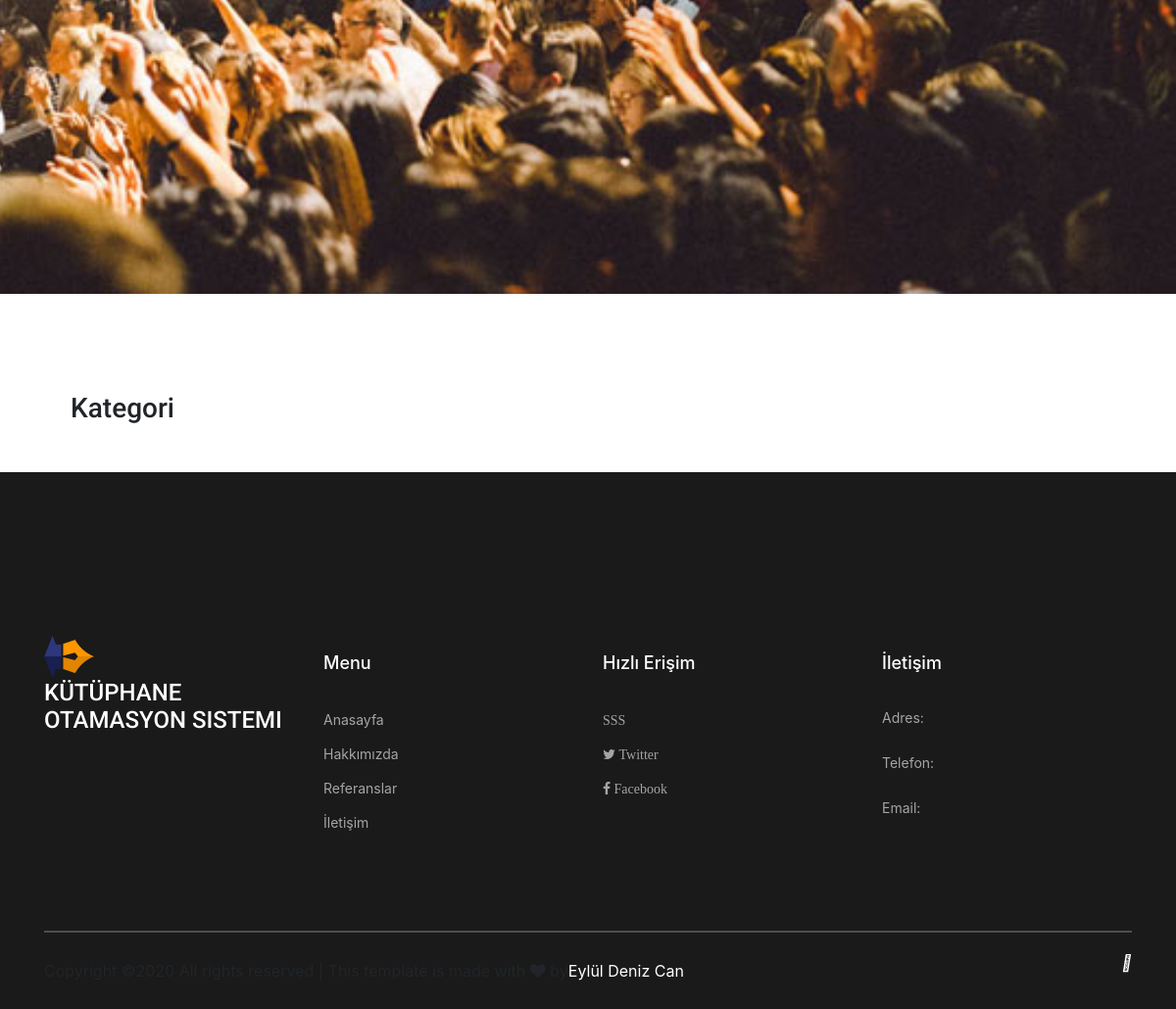
/sss/ (signed in, lower part), run on an earlier commit of the app's database.
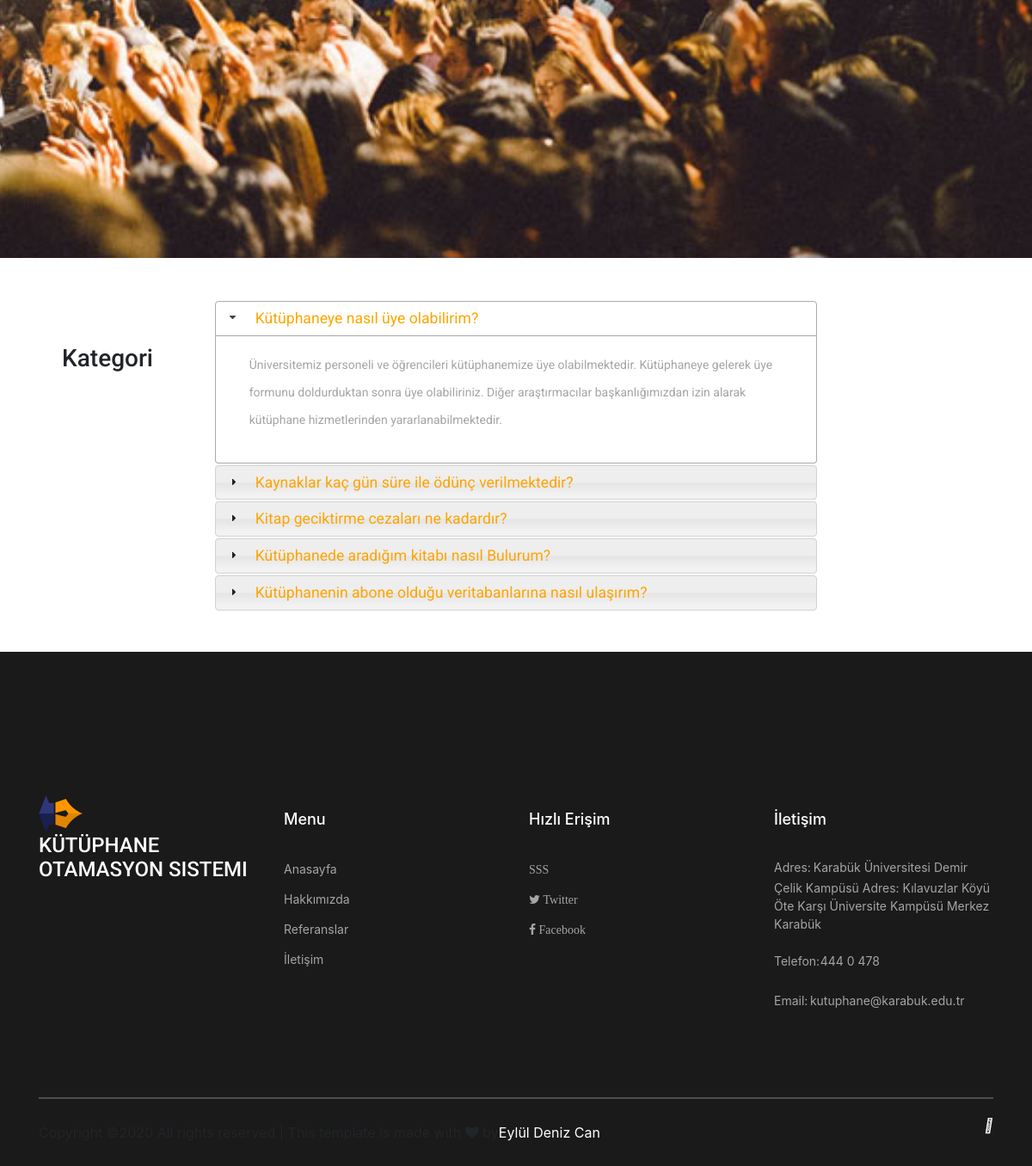
And on a later commit of the database.
### home/models.py (models this page shows, shortened)
class Setting(models.Model):
    STATUS = (
        ('True', 'Evet'), ('False', 'Hayır'),
    )
    title = models.CharField(max_length=100)
    keywords = models.CharField(max_length=255)
    description = models.CharField(max_length=255)
    company = models.CharField(max_length=50)
    adress = models.CharField(blank=True, max_length=255)
    phone = models.CharField(blank=True, max_length=255)
    fax = models.CharField(blank=True, max_length=255)
    email = models.CharField(blank=True, max_length=255)
    stmpserver = models.CharField(max_length=25)
    stmpemail = models.CharField(max_length=25)
    stmppassword = models.CharField(max_length=25)
    stmpport = models.CharField(blank=True, max_length=10)
    icon = models.ImageField(blank=True, upload_to='images/')
    facebook = models.CharField(blank=True, max_length=50)
    twitter = models.CharField(blank=True, max_length=50)
    instagram = models.CharField(blank=True, max_length=50)
    aboutus = RichTextUploadingField(blank=True, )
    contact = RichTextUploadingField(blank=True, )
    references = RichTextUploadingField(blank=True, )
    status = models.CharField(max_length=10, choices=STATUS)
    created_at = models.DateTimeField(auto_now_add=True)
    updated_at = models.DateTimeField(auto_now=True)

class Faq(models.Model):
    STATUS = (
        ('True', 'Evet'), ('False', 'Hayır'),
    )
    question = models.CharField(max_length=100)
    answer = models.TextField(max_length=255)
    status = models.CharField(max_length=10, choices=STATUS)
    created_at = models.DateTimeField(auto_now_add=True)
    updated_at = models.DateTimeField(auto_now=True)

### home/views.py (the view)
# urls.py: path('sss/', views.faq, name='faq'),
def faq(request):
    category = Category.objects.all()
    menu = Menu.objects.all()
    faq=Faq.objects.all()
    setting = Setting.objects.get(pk=1)
    profil = UserProfil.objects.get(user_id=request.user.id)
    context = {'category': category, 'menu':menu, 'faq':faq,'setting':setting ,'profil':profil,}
    return render(request, 'faq.html', context)

### home/templates/faq.html (shortened to what this page needs)
{% extends "homebase.html" %}
{% block body %}
{% load static %}
<div class="hero_slider_container">
	<div class="hero_slider owl-carousel">
		<div class="hero_slide">
			<div class="hero_slide_background" style="background-image:url({% static 'images/event_1.jpg' %})"></div>
			<div class="hero_slide_container d-flex flex-column align-items-center justify-content-center">
			</div>
		</div>
	</div>
</div>
<div class="container">
	<div class="row">
		{% include "sidebar.html" %}
		<div class="col-lg-8">
			<div class="container">
				<br>
				<br>
				<div id="accordion">
					{% for rs in faq %}
  					<h3 style="color:orange"> &nbsp;&nbsp; {{ rs.question }} </h3>
  						<div>
   						 <p>{{ rs.answer}}</p>
						</div>
					{% endfor %}
				</div>
				<br>
				<br>
			</div>
		</div>
	</div>
</div>
{% endblock %}

### home/templates/homebase.html (shortened to what this page needs)
<!DOCTYPE html>
<html lang="en">
<head>
    {% load static %}
<link rel="stylesheet" type="text/css" href="{% static 'styles/bootstrap4/bootstrap.min.css' %}">
<link href="{% static 'plugins/fontawesome-free-5.0.1/css/fontawesome-all.css" rel="stylesheet" type="text/css' %}">
<link rel="stylesheet" type="text/css" href="{% static 'plugins/OwlCarousel2-2.2.1/owl.carousel.css' %}">
<link rel="stylesheet" type="text/css" href="{% static 'plugins/OwlCarousel2-2.2.1/owl.theme.default.css' %}">
<link rel="stylesheet" type="text/css" href="{% static 'plugins/OwlCarousel2-2.2.1/animate.css' %}">
<link rel="stylesheet" type="text/css" href="{% static 'styles/main_styles.css' %}">
<link rel="stylesheet" type="text/css" href="{% static 'styles/responsive.css' %}">
    <link rel="stylesheet" href="https://cdnjs.cloudflare.com/ajax/libs/font-awesome/4.7.0/css/font-awesome.min.css">
    <link rel="stylesheet" href="https://stackpath.bootstrapcdn.com/bootstrap/4.3.1/css/bootstrap.min.css">
<link rel="stylesheet" href="https://ajax.googleapis.com/ajax/libs/jqueryui/1.11.4/themes/smoothness/jquery-ui.css">
</head>
      {% block body %} {% endblock %}
    {% include 'footer.html' %}
<body>
</body>
</html>

### home/templates/header.html (shortened to what this page needs)
{% load static %}
						{% if menu  %}
						{% load mptt_tags %}
						{% endif %}

### home/templates/sidebar.html (shortened to what this page needs)
<div class="col-lg-2">
					<div class="sidebar">
						<div class="section_title text-center">
						<div class="sidebar_section">
							<div class="sidebar_section_title" style="margin-top:100px">
									<h3>Kategori</h3>
							</div>
								<ul class="sidebar_list">
									{% load mptt_tags %}
									{% recursetree category %}
										<li class="dropdown">
											<button type="button" class="btn dropdown" {% if not node.is_leaf_node %} data-toggle="dropdown" aria-haspopup="true" aria-expanded="false" {% endif %}> </button>
										</li>
								{% endrecursetree %}
							</ul>
						</div>
						</div>
						</div>
				</div>

### home/templates/footer.html (shortened to what this page needs)
	<footer class="footer">
		<div class="container">
			<div class="footer_content">
				<div class="row">
					<div class="col-lg-3 footer_col">
						<div class="logo_container">
							<div class="logo">
								<img src="{% static 'images/logo.png" alt="">
								<span> <h4>{{ setting.title}} </h4></span>
							</div>
						</div>
					</div>
					<div class="col-lg-3 footer_col">
						<div class="footer_column_title">Menu</div>
						<div class="footer_column_content">
							<ul>
								<li class="footer_list_item"><a href="/">Anasayfa</a></li>
								<li class="footer_list_item"><a href="/about">Hakkımızda</a></li>
								<li class="footer_list_item"><a href="/referans">Referanslar</a></li>
								<li class="footer_list_item"><a href="/contact">İletişim</a></li>
							</ul>
						</div>
					</div>
					<div class="col-lg-3 footer_col">
						<div class="footer_column_title">Hızlı Erişim</div>
						<div class="footer_column_content">
							<ul>
								<li class="footer_list_item"><a href="/sss"> <i class="fa fa-faq">SSS</i> </a></li>
								<li class="footer_list_item"><a href=" {{ setting.twitter }}"><i class="fa fa-twitter">&nbsp;Twitter</i></a></li>
								<li class="footer_list_item"><a href="{{ setting.facebook }}"><i class="fa fa-facebook">&nbsp;Facebook</i></a></li>
							</ul>
						</div>
					</div>
					<div class="col-lg-3 footer_col">
						<div class="footer_column_title">İletişim</div>
						<div class="footer_column_content">
							<ul>
								<li class="footer_contact_item">
									<div class="footer_contact_icon">
										Adres:&nbsp;
									</div>
									<span> &nbsp;
									{{ setting.adress }}  </span>
								</li>
								<li class="footer_contact_item">
									<div class="footer_contact_icon">
										Telefon:
									</div> <span> &nbsp; &nbsp; {{ setting.phone }}  </span>
								</li>
								<li class="footer_contact_item">
									<div class="footer_contact_icon">
										Email:
									</div> <span> &nbsp;{{ setting.email }} </span>
								</li>
							</ul>
						</div>
					</div>
				</div>
			</div>
			<div class="footer_bar d-flex flex-column flex-sm-row align-items-center">
				<div class="footer_copyright">
					<span>
Copyright &copy;<script>document.write(new Date().getFullYear());</script> All rights reserved | This template is made with <i class="fa fa-heart" aria-hidden="true"></i> by<span style="color:white">Eylül Deniz Can</span>
</span>
				</div>
				<div class="footer_social ml-sm-auto">
					<ul class="menu_social">
						<li class="menu_social_item"><a href="#"><i class="fab fa-twitter"></i></a></li>
					</ul>
				</div>
			</div>
		</div>
	</footer>
{% load static %}

### home/static/styles/main_styles.css (style rules this page uses)
* { margin: 0; padding: 0; -webkit-font-smoothing: antialiased; -webkit-text-shadow: rgba(0,0,0,.01) 0 0 1px; text-shadow: rgba(0,0,0,.01) 0 0 1px; }
body { font-family: 'Roboto', sans-serif; font-size: 14px; font-weight: 400; background: #FFFFFF; color: #a5a5a5; }
div { display: block; position: relative; -webkit-box-sizing: border-box; -moz-box-sizing: border-box; box-sizing: border-box; }
ul { list-style: none; margin-bottom: 0px; }
p { font-family: 'Roboto', sans-serif; font-size: 14px; line-height: 2.29; font-weight: 400; color: #a5a5a5; -webkit-font-smoothing: antialiased; -webkit-text-shadow: rgba(0,0,0,.01) 0 0 1px; text-shadow: rgba(0,0,0,.01) 0 0 1px; }
a, a:hover, a:visited, a:active, a:link { text-decoration: none; -webkit-font-smoothing: antialiased; -webkit-text-shadow: rgba(0,0,0,.01) 0 0 1px; text-shadow: rgba(0,0,0,.01) 0 0 1px; }
h3 { font-size: 18px; }
h4 { font-size: 14px; }
h1, h2, h3, h4, h5, h6 { font-family: 'Roboto', sans-serif; -webkit-font-smoothing: antialiased; -webkit-text-shadow: rgba(0,0,0,.01) 0 0 1px; text-shadow: rgba(0,0,0,.01) 0 0 1px; }
.logo_container { display: inline-block; padding-left: 76px; }
.logo span { font-family: 'Open Sans', sans-serif; font-size: 30px; font-weight: 900; color: #3a3a3a; vertical-align: middle; text-transform: uppercase; margin-left: 3px; }
.menu_social_item { display: inline-block; margin-right: 30px; }
.menu_social_item a i { color: #3a3a3a; }
.hero_slider_container { width: 100%; height: 100%; }
.hero_slide { width: 100%; height: 100%; }
.hero_slide_background { position: absolute; top: 0; left: 0; width: 100%; height: 100%; background-repeat: no-repeat; background-size: cover; background-position: center center; }
.hero_slide_container { width: 100%; height: 100vh; }
.footer { width: 100%; padding-top: 86px; background: #1a1a1a; }
.footer_content { padding-top: 80px; padding-bottom: 83px; border-bottom: solid 2px #4d4e4e; }
.footer_content .logo_container { padding-left: 0px; }
.footer_content .logo span { color: #FFFFFF; }
.footer_column_title { font-size: 18px; font-weight: 500; color: #FFFFFF; padding-top: 15px; }
.footer_column_content { margin-top: 32px; }
.footer_list_item { margin-bottom: 11px; }
.footer_list_item a { font-size: 14px; color: #a5a5a5; -webkit-transition: all 200ms ease; -moz-transition: all 200ms ease; -ms-transition: all 200ms ease; -o-transition: all 200ms ease; transition: all 200ms ease; }
.footer_contact_item { font-size: 14px; font-weight: 400; color: #a5a5a5; margin-bottom: 22px; }
.footer_contact_item:last-child { margin-bottom: 0px; }
.footer_contact_icon { display: inline-block; width: 24px; height: 24px; vertical-align: middle; margin-right: 10px; }
.footer_bar { padding-top: 19px; padding-bottom: 19px; }
.footer_social .menu_social_item a i { color: #FFFFFF; }
.footer_social .menu_social_item:last-child { margin-right: 0px; }

What changed in the data, as far as the page shows it:
added Faq: question "Kütüphaneye nasıl üye olabilirim?", answer "Üniversitemiz personeli ve öğrencileri kütüphanemize üye olabilmektedir. Kütüphaneye gelerek üye formunu doldurduktan sonra üye olabiliriniz. Diğer araştırmacılar başkanlığımızdan izin alarak kütüphane hizmetlerinden yararlanabilmektedir."
added Faq: question "Kaynaklar kaç gün süre ile ödünç verilmektedir?"
added Faq: question "Kitap geciktirme cezaları ne kadardır?"
added Faq: question "Kütüphanede aradığım kitabı nasıl Bulurum?"
added Faq: question "Kütüphanenin abone olduğu veritabanlarına nasıl ulaşırım?"
changed Setting "KÜTÜPHANE OTAMASYON SISTEMI": adress (not shown) → "Karabük Üniversitesi Demir Çelik Kampüsü Adres: Kılavuzlar Köyü Öte Karşı Üniversite Kampüsü Merkez Karabük"; phone (not shown) → "444 0 478"; email (not shown) → "kutuphane@karabuk.edu.tr"
